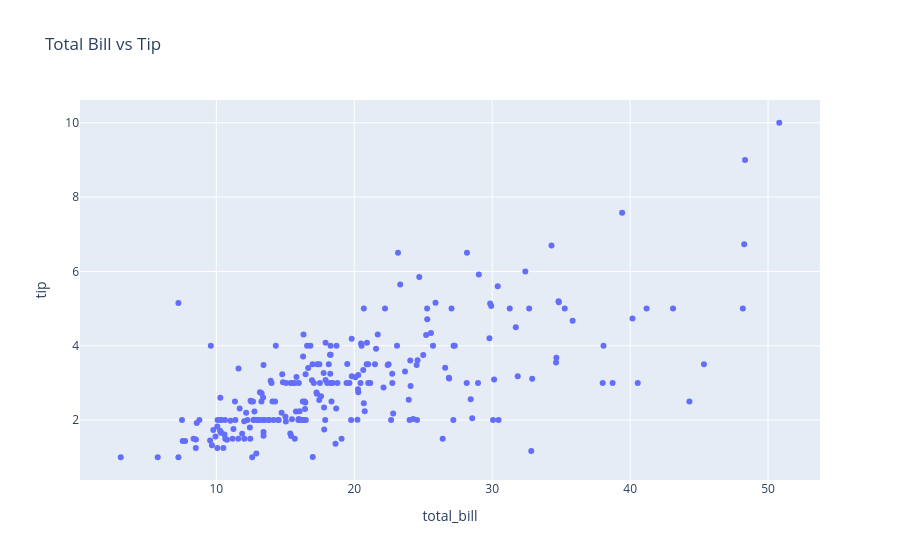

Here is the notebook cell this chart was saved with:
### Code cell
fig = px.scatter(tips, x='total_bill', y='tip', title="Total Bill vs Tip")
fig.show()

### Figure 1 — Plotly figure (JSON) as saved in the notebook; plotly's stock layout.template omitted (floating-point values rounded to 4 significant figures; data arrays with more than 128 entries replaced by an {"elided": "..."} marker saying what was removed)
{"data": [{"hovertemplate": "total_bill=%{x}<br>tip=%{y}<extra></extra>", "legendgroup": "", "marker": {"color": "#636efa", "symbol": "circle"}, "mode": "markers", "name": "", "orientation": "v", "showlegend": false, "type": "scatter", "x": {"elided": "244 float values"}, "xaxis": "x", "y": {"elided": "244 float values"}, "yaxis": "y"}], "layout": {"legend": {"tracegroupgap": 0}, "title": {"text": "Total Bill vs Tip"}, "xaxis": {"anchor": "y", "domain": [0, 1], "title": {"text": "total_bill"}}, "yaxis": {"anchor": "x", "domain": [0, 1], "title": {"text": "tip"}}}}
